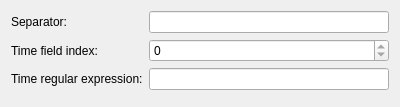
<?xml version="1.0" encoding="UTF-8"?>
<ui version="4.0">
 <class>LogFormatWizardPage</class>
 <widget class="QWizardPage" name="LogFormatWizardPage">
  <property name="geometry">
   <rect>
    <x>0</x>
    <y>0</y>
    <width>400</width>
    <height>102</height>
   </rect>
  </property>
  <property name="windowTitle">
   <string>WizardPage</string>
  </property>
  <property name="title">
   <string>Log format</string>
  </property>
  <property name="subTitle">
   <string>Set details about log format</string>
  </property>
  <layout class="QFormLayout" name="formLayout">
   <item row="0" column="0">
    <widget class="QLabel" name="label">
     <property name="text">
      <string>Separator:</string>
     </property>
    </widget>
   </item>
   <item row="0" column="1">
    <widget class="QLineEdit" name="leSeparator"/>
   </item>
   <item row="1" column="0">
    <widget class="QLabel" name="label_2">
     <property name="text">
      <string>Time field index:</string>
     </property>
    </widget>
   </item>
   <item row="1" column="1">
    <widget class="QSpinBox" name="sbTimeFieldIndex">
     <property name="maximum">
      <number>0</number>
     </property>
    </widget>
   </item>
   <item row="2" column="0">
    <widget class="QLabel" name="label_3">
     <property name="text">
      <string>Time regular expression:</string>
     </property>
    </widget>
   </item>
   <item row="2" column="1">
    <widget class="QLineEdit" name="leTimeRegex"/>
   </item>
   <item row="3" column="1">
    <spacer name="verticalSpacer">
     <property name="orientation">
      <enum>Qt::Orientation::Vertical</enum>
     </property>
     <property name="sizeHint" stdset="0">
      <size>
       <width>20</width>
       <height>40</height>
      </size>
     </property>
    </spacer>
   </item>
  </layout>
 </widget>
 <resources/>
 <connections/>
</ui>
